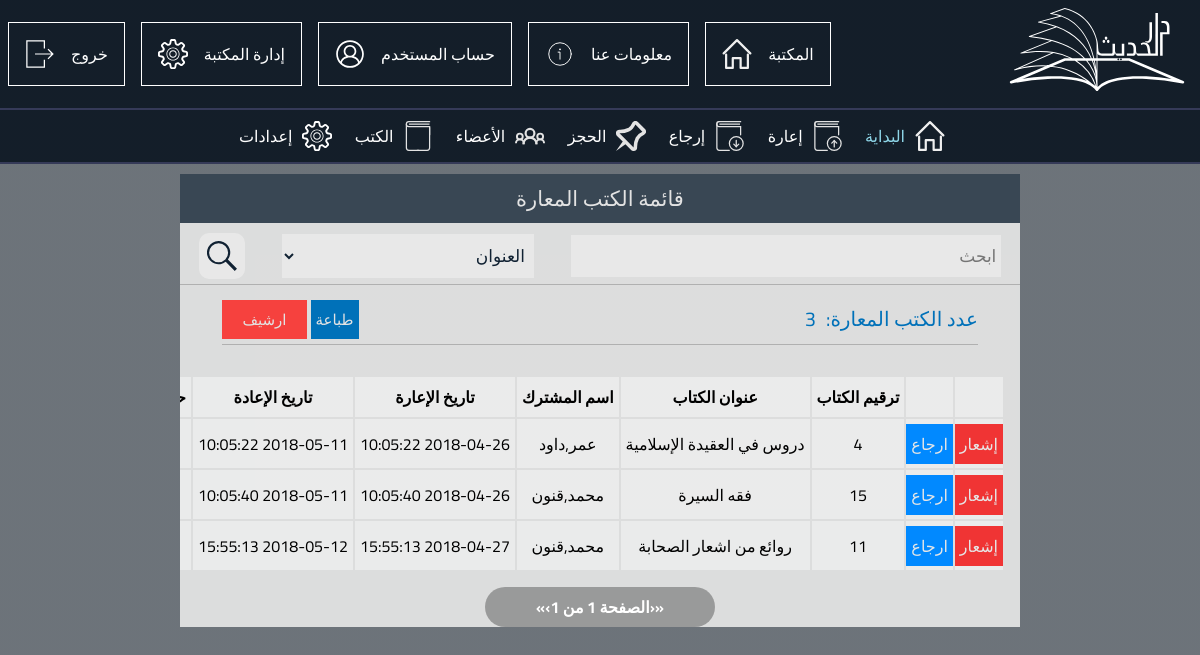
/adminpanel/return_book.php (signed in), run on the app's committed database.
### tables this page shows
CREATE TABLE `copy` (
  `copy_id` int(11) NOT NULL,
  `article_id` int(11) DEFAULT NULL,
  `copy_state` varchar(255) NOT NULL DEFAULT 'idle',
  `copy_position` int(11) NOT NULL,
  `copy_price` float NOT NULL,
  `copy_source` varchar(255) NOT NULL,
  `copy_enteringdate` date NOT NULL
);

CREATE TABLE `article` (
  `article_id` int(11) NOT NULL,
  `article_titel` varchar(255) NOT NULL,
  `article_synopsis` mediumtext NOT NULL,
  `article_publisher` varchar(255) NOT NULL,
  `article_keywords` varchar(255) NOT NULL,
  `article_tags` varchar(255) NOT NULL,
  `article_cover` varchar(255) NOT NULL,
  `article_urlpdf` varchar(255) NOT NULL,
  `article_urlaudio` varchar(255) NOT NULL,
  `article_pages` int(11) NOT NULL,
  `article_publishingdate` date NOT NULL,
  `article_category` varchar(255) NOT NULL,
  `article_author` varchar(255) NOT NULL,
  `article_borrowable` tinyint(1) NOT NULL DEFAULT '1',
  `article_memo` varchar(255) DEFAULT NULL
);

CREATE TABLE `libuser` (
  `libuser_id` int(11) NOT NULL,
  `libuser_firstname` varchar(255) NOT NULL,
  `libuser_lastname` varchar(255) NOT NULL,
  `libuser_adress` varchar(255) NOT NULL,
  `libuser_birthdate` date NOT NULL,
  `libuser_birthplace` varchar(255) NOT NULL,
  `libuser_susbcriptiondate` date NOT NULL,
  `libuser_speciality` varchar(255) NOT NULL,
  `libuser_phonenumber` varchar(255) NOT NULL,
  `libuser_email` varchar(255) NOT NULL,
  `libuser_blocked` tinyint(1) NOT NULL DEFAULT '0',
  `libuser_memo` varchar(255) DEFAULT NULL,
  `libuser_reference` varchar(16) NOT NULL
);

CREATE TABLE `borrow` (
  `borrow_id` int(11) NOT NULL,
  `copy_id` int(11) DEFAULT NULL,
  `libuser_id` int(11) DEFAULT NULL,
  `borrow_date` datetime NOT NULL DEFAULT CURRENT_TIMESTAMP,
  `borrow_returndate` datetime NOT NULL,
  `borrow_returned` tinyint(1) NOT NULL DEFAULT '0'
);

### adminpanel/return_book.php (the view, shortened to what this page needs)
<?php
    include_once '../inc/db.inc.php';
 ?>
<!DOCTYPE html>
<html dir="rtl" lang="ar">
<head>
    <link href="css/admin.css" rel="stylesheet" type="text/css">
    <link href="css/borrow.css" rel="stylesheet" type="text/css">
    <link href="css/books_list.css" rel="stylesheet" type="text/css">
    <link href="css/return_book.css" rel="stylesheet" type="text/css">
</head>
<body>
    <div class="body-container">
        <div class="nav">
            <div class="nav-bar">
                    <a href="../index.php"><img class="logo" src="../pics/darelhadith_white.svg" alt="logo"></a>
                    <div class="nav-bar-list">
                        <a href="../index.php">المكتبة<img src="../pics/icons/home.svg" alt=""></a>
                        <a href="../aboutus.php">معلومات عنا<img src="../pics/icons/aboutus.svg" alt=""></a>
                        <?php
                    if (!isset($_SESSION["accountname"])) {
                        echo '<a href="../register.php">تسجيل <img src="../pics/icons/password.svg" alt=""></a>';
                        echo "<a href=\"../login.php\">دخول <img src=\"../pics/icons/members.svg\" alt=\"\"></a>";
                    }else{
                        echo'<a href="../userpanel">حساب المستخدم<img src="../pics/icons/account.svg" alt=""></a>';
                        if ($_SESSION["role"] == 'admin') {
                        	echo "<a href=\"../adminpanel\">إدارة المكتبة<img src=\"../pics/icons/settings.svg\" alt=\"\"></a>";
                        }
                        echo'<a href="../inc/logout.inc.php">خروج<img src="../pics/icons/logout.svg" alt=""></a>';
                    }
                 ?>
                    </div>
                </div>
            <div class="sub-nav-bar" id="sub-nav-bar">
                <div class="sub-nav-bar-list">
                    <a href="index.php"> <img src="../pics/icons/home.svg" alt="">  البداية</a>
                    <a href="borrow/borrow_book_selection.php"><img src="../pics/icons/borrow.svg" alt="">إعارة</a>
                    <a href="#"><img src="../pics/icons/return.svg" alt="">إرجاع</a>
                    <a href="reserved_book.php"><img src="../pics/icons/reserve.svg" alt="">الحجز</a>
                    <a href="lists/member_list.php"><img src="../pics/icons/members.svg" alt="">الأعضاء</a>
                    <a href="lists/books_list.php"><img src="../pics/icons/books.svg" alt="">الكتب</a>
	                <a href="setting.php"><img src="../pics/icons/settings.svg " alt=" ">إعدادات</a>
                </div>
            </div>
        </div>
        <div class="content-container">
            <div class="content">
                <div class="panel">
                    <div class="panel-title">قائمة الكتب المعارة</div>
                    <form class="panel-search" method="get ">
                        <input type="text" placeholder="ابحث" name="search">
                        <select class="selector" id="genre" name="selector">
                            <option value="العنوان"> العنوان  </option>
                        </select>
                        <input name="search" type="image" src="pics/icons/searchBlack.svg" id="search-icon">
                    </form>
                    <div class="container">
                        <div class="panel-footer">
                            <div class="selected-books">
                                <p> عدد الكتب المعارة:</p>
                                <div id="selectedValue"><?php
                                        $sql = 'select * from borrow
                                            where borrow_returned = false
                                        ';
                                        $result = $conn->query($sql);
                                        echo $result->num_rows;
                                    ?></div>
                            </div>
                            <div>
                            <a href="return_book_print.php" id="print">طباعة</a>
                            <input id="edit" class="edit-btn" type="button" value="ارشيف" onclick="location.href='archive.php';">
                            </div>
                        </div>
                    </div>
                    <div class="panel-content_">
                        <div class="t2" style="overflow-x:auto;">
                            <table width="100%">
                                <tr>
                                    <th> </th>
                                    <th> </th>
                                    <th>ترقيم الكتاب</th>
                                    <th>عنوان الكتاب</th>
                                    <th>اسم المشترك </th>
                                    <th>تاريخ الإعارة </th>
                                    <th>تاريخ الإعادة </th>
                                    <th>حالة الكتاب</th>
                                </tr>
                                <?php
                                    $abc = '';
                                    if(!isset($_GET['search'])){
                                        $search = "'%'";
                                    }else{
                                        $search = "'%".$_GET['search']."%'";
                                        $abc =$_GET['search'];
                                    }
                                    $selector = "";
                                    $type = 'article_titel';
                                    $sql= "
                                        SELECT copy.copy_id,libuser_firstname,libuser_lastname
                                            ,borrow_date,borrow_returndate,DATEDIFF(borrow_returndate,borrow_returndate)
                                        from copy,article,libuser,borrow
                                        where copy.article_id = article.article_id
                                            and copy.copy_id = borrow.copy_id
                                            and libuser.libuser_id = borrow.libuser_id
                                            and copy_state = 'معار'
                                            and borrow_returned = false
                                            and $type like $search";
                                    $result = $conn->query($sql);
                                    $total  = $result->num_rows ;
                                    $limit = 10;
                                    $pages = ceil($total / $limit);
                                    $page = min($pages, filter_input(INPUT_GET, 'page', FILTER_VALIDATE_INT, array(
                                        'options' => array(
                                            'default'   => 1,
                                            'min_range' => 1,
                                        ),
                                    )));
                                    $offset = ($page - 1)  * $limit;
                                    $sql= "
                                        SELECT copy.copy_id as copy_id,libuser_firstname,libuser_lastname,article_titel,borrow_id
                                            ,borrow_date,borrow_returndate,DATEDIFF(borrow_returndate,borrow_returndate) as days
                                            ,(CASE WHEN borrow_returndate < now()  and borrow_returned = false THEN true ELSE false END) as past,
                                            borrow.libuser_id
                                        from copy,article,libuser,borrow
                                        where copy.article_id = article.article_id
                                            and copy.copy_id = borrow.copy_id
                                            and libuser.libuser_id = borrow.libuser_id
                                            and copy_state = 'معار'
                                            AND borrow_returned = false
                                            and $type like $search
                                        limit $offset , $limit
                                    ";
                                    $result = $conn->query($sql);
                                    if ($result->num_rows > 0) {
                                        while ($row = $result->fetch_assoc()) {
                                            if ($row['past']) {
                                                $state = '../pics/icons/warning.png';
                                                $notify = '<td class="btn-tab"><a href="pass_notification_gen.php?user='.$row['libuser_id'].'"  class="cancel-btn" >إشعار</a></td>';
                                            }else{
                                                $notify="<td></td>";
                                                $state = '../pics/icons/ok.png';
                                            }
                                            echo'
                                                <form action = "inc/return.inc.php" method="get">
                                                <tr>
                                                    '.$notify.'
                                                    <td class="btn-tab"><input type ="submit" name = "submit" class="return-btn" value="ارجاع"></td>
                                                    <td>'.$row['copy_id'].'</td>
                                                    <input type = "hidden" value="'.$row['copy_id'].'" name="copyid">
                                                    <input type = "hidden" value="'.$row['borrow_id'].'" name="borrowid">
                                                    <td>'.$row['article_titel'].'</td>
                                                    <td>'.$row['libuser_firstname'].','.$row['libuser_lastname'].'</td>
                                                    <td>'.$row['borrow_date'].'</td>
                                                    <td>'.$row['borrow_returndate'].'</td>
                                                    <td>
                                                        <select name = "stat">
                                                            <option value="عادي">عادي</option>
                                                            <option value="متلف">متلف</option>
                                                        </select>
                                                    </td>
                                                    <td>'.$row['days'].'</td>
                                                    <td><img src="'.$state.'" alt=""></td>
                                                </tr>
                                                </form>
                                            ';
                                        }
                                    }
                                    $prevlink = ($page > 1) ? '<a href="?submit=ابحث&page=1&selector='.$selector.'&search='.$abc.'" title="First page">&laquo;</a> <a href="?submit=ابحث&page=' . ($page - 1) . '&selector='.$selector.'&search='.$abc.'" title="Previous page">&lsaquo;</a>' : '<span class="disabled">&laquo;</span> <span class="disabled">&lsaquo;</span>';
                                    $nextlink = ($page < $pages) ? '<a href="?submit=ابحث&page=' . ($page + 1) . '&selector='.$selector.'&search='.$abc.'" title="Next page">&rsaquo;</a> <a href="?submit=ابحث&page=' . $pages . '&selector='.$selector.'&search='.$abc.'" title="Last page">&raquo;</a>' : '<span class="disabled">&rsaquo;</span> <span class="disabled">&raquo;</span>';
                                ?>
                            </table>
                        </div>
                    </div>
                   <?php
                        echo '   <div class="container">
                                    <div id="paging" class="pagination">'. $prevlink. ' الصفحة '.$page.' من '.$pages.$nextlink. '</div>
                                    </div>
                                    ';
                    ?>
                </div>
            </div>
        </div>
    </div>
</body>
</html>

### data on the page
copy: copy_id "4", article.article_titel "دروس في العقيدة الإسلامية", libuser.libuser_firstname "عمر", libuser.libuser_lastname "داود", borrow.borrow_date "2018-04-26 10:05:22", borrow.borrow_returndate "2018-05-11 10:05:22"
copy: copy_id "15", article.article_titel "فقه السيرة", libuser.libuser_firstname "محمد", libuser.libuser_lastname "قنون", borrow.borrow_date "2018-04-26 10:05:40", borrow.borrow_returndate "2018-05-11 10:05:40"
copy: copy_id "11", article.article_titel "روائع من اشعار الصحابة", libuser.libuser_firstname "محمد", libuser.libuser_lastname "قنون", borrow.borrow_date "2018-04-27 15:55:13", borrow.borrow_returndate "2018-05-12 15:55:13"

### other printed values
$result->num_rows "3"
$pages "1"
